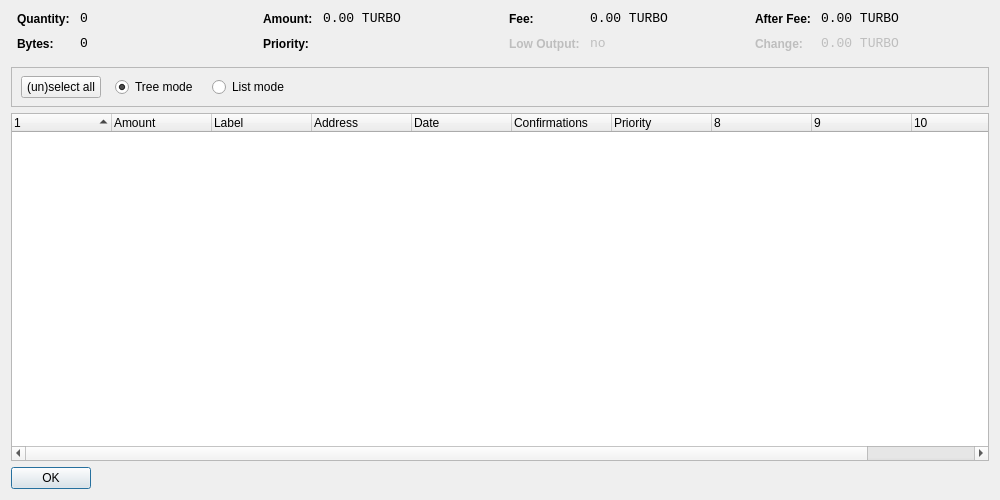
<?xml version="1.0" encoding="UTF-8"?>
<ui version="4.0">
 <class>CoinControlDialog</class>
 <widget class="QDialog" name="CoinControlDialog">
  <property name="geometry">
   <rect>
    <x>0</x>
    <y>0</y>
    <width>1000</width>
    <height>500</height>
   </rect>
  </property>
  <property name="windowTitle">
   <string>Coin Control</string>
  </property>
  <layout class="QVBoxLayout" name="verticalLayout">
   <item>
    <layout class="QHBoxLayout" name="horizontalLayoutTop" stretch="0,0,0,0">
     <property name="topMargin">
      <number>0</number>
     </property>
     <property name="bottomMargin">
      <number>10</number>
     </property>
     <item>
      <layout class="QFormLayout" name="formLayoutCoinControl1">
       <property name="horizontalSpacing">
        <number>10</number>
       </property>
       <property name="verticalSpacing">
        <number>10</number>
       </property>
       <property name="leftMargin">
        <number>6</number>
       </property>
       <property name="rightMargin">
        <number>6</number>
       </property>
       <item row="0" column="0">
        <widget class="QLabel" name="labelCoinControlQuantityText">
         <property name="styleSheet">
          <string notr="true">font-weight:bold;</string>
         </property>
         <property name="text">
          <string>Quantity:</string>
         </property>
        </widget>
       </item>
       <item row="0" column="1">
        <widget class="QLabel" name="labelCoinControlQuantity">
         <property name="font">
          <font>
           <family>Monospace</family>
           <pointsize>10</pointsize>
          </font>
         </property>
         <property name="cursor">
          <cursorShape>IBeamCursor</cursorShape>
         </property>
         <property name="contextMenuPolicy">
          <enum>Qt::ActionsContextMenu</enum>
         </property>
         <property name="text">
          <string notr="true">0</string>
         </property>
         <property name="textInteractionFlags">
          <set>Qt::LinksAccessibleByMouse|Qt::TextSelectableByKeyboard|Qt::TextSelectableByMouse</set>
         </property>
        </widget>
       </item>
       <item row="1" column="0">
        <widget class="QLabel" name="labelCoinControlBytesText">
         <property name="styleSheet">
          <string notr="true">font-weight:bold;</string>
         </property>
         <property name="text">
          <string>Bytes:</string>
         </property>
        </widget>
       </item>
       <item row="1" column="1">
        <widget class="QLabel" name="labelCoinControlBytes">
         <property name="font">
          <font>
           <family>Monospace</family>
           <pointsize>10</pointsize>
          </font>
         </property>
         <property name="cursor">
          <cursorShape>IBeamCursor</cursorShape>
         </property>
         <property name="contextMenuPolicy">
          <enum>Qt::ActionsContextMenu</enum>
         </property>
         <property name="text">
          <string notr="true">0</string>
         </property>
         <property name="textInteractionFlags">
          <set>Qt::LinksAccessibleByMouse|Qt::TextSelectableByKeyboard|Qt::TextSelectableByMouse</set>
         </property>
        </widget>
       </item>
      </layout>
     </item>
     <item>
      <layout class="QFormLayout" name="formLayoutCoinControl2">
       <property name="horizontalSpacing">
        <number>10</number>
       </property>
       <property name="verticalSpacing">
        <number>10</number>
       </property>
       <property name="leftMargin">
        <number>6</number>
       </property>
       <property name="rightMargin">
        <number>6</number>
       </property>
       <item row="0" column="0">
        <widget class="QLabel" name="labelCoinControlAmountText">
         <property name="styleSheet">
          <string notr="true">font-weight:bold;</string>
         </property>
         <property name="text">
          <string>Amount:</string>
         </property>
        </widget>
       </item>
       <item row="0" column="1">
        <widget class="QLabel" name="labelCoinControlAmount">
         <property name="font">
          <font>
           <family>Monospace</family>
           <pointsize>10</pointsize>
          </font>
         </property>
         <property name="cursor">
          <cursorShape>IBeamCursor</cursorShape>
         </property>
         <property name="contextMenuPolicy">
          <enum>Qt::ActionsContextMenu</enum>
         </property>
         <property name="text">
          <string notr="true">0.00 TURBO</string>
         </property>
         <property name="textInteractionFlags">
          <set>Qt::LinksAccessibleByMouse|Qt::TextSelectableByKeyboard|Qt::TextSelectableByMouse</set>
         </property>
        </widget>
       </item>
       <item row="1" column="0">
        <widget class="QLabel" name="labelCoinControlPriorityText">
         <property name="styleSheet">
          <string notr="true">font-weight:bold;</string>
         </property>
         <property name="text">
          <string>Priority:</string>
         </property>
        </widget>
       </item>
       <item row="1" column="1">
        <widget class="QLabel" name="labelCoinControlPriority">
         <property name="font">
          <font>
           <family>Monospace</family>
           <pointsize>10</pointsize>
          </font>
         </property>
         <property name="cursor">
          <cursorShape>IBeamCursor</cursorShape>
         </property>
         <property name="contextMenuPolicy">
          <enum>Qt::ActionsContextMenu</enum>
         </property>
         <property name="text">
          <string/>
         </property>
         <property name="textInteractionFlags">
          <set>Qt::LinksAccessibleByMouse|Qt::TextSelectableByKeyboard|Qt::TextSelectableByMouse</set>
         </property>
        </widget>
       </item>
      </layout>
     </item>
     <item>
      <layout class="QFormLayout" name="formLayoutCoinControl3">
       <property name="horizontalSpacing">
        <number>10</number>
       </property>
       <property name="verticalSpacing">
        <number>10</number>
       </property>
       <property name="leftMargin">
        <number>6</number>
       </property>
       <property name="rightMargin">
        <number>6</number>
       </property>
       <item row="0" column="0">
        <widget class="QLabel" name="labelCoinControlFeeText">
         <property name="styleSheet">
          <string notr="true">font-weight:bold;</string>
         </property>
         <property name="text">
          <string>Fee:</string>
         </property>
        </widget>
       </item>
       <item row="0" column="1">
        <widget class="QLabel" name="labelCoinControlFee">
         <property name="font">
          <font>
           <family>Monospace</family>
           <pointsize>10</pointsize>
          </font>
         </property>
         <property name="cursor">
          <cursorShape>IBeamCursor</cursorShape>
         </property>
         <property name="contextMenuPolicy">
          <enum>Qt::ActionsContextMenu</enum>
         </property>
         <property name="text">
          <string notr="true">0.00 TURBO</string>
         </property>
         <property name="textInteractionFlags">
          <set>Qt::LinksAccessibleByMouse|Qt::TextSelectableByKeyboard|Qt::TextSelectableByMouse</set>
         </property>
        </widget>
       </item>
       <item row="1" column="0">
        <widget class="QLabel" name="labelCoinControlLowOutputText">
         <property name="enabled">
          <bool>false</bool>
         </property>
         <property name="styleSheet">
          <string notr="true">font-weight:bold;</string>
         </property>
         <property name="text">
          <string>Low Output:</string>
         </property>
        </widget>
       </item>
       <item row="1" column="1">
        <widget class="QLabel" name="labelCoinControlLowOutput">
         <property name="enabled">
          <bool>false</bool>
         </property>
         <property name="font">
          <font>
           <family>Monospace</family>
           <pointsize>10</pointsize>
          </font>
         </property>
         <property name="cursor">
          <cursorShape>IBeamCursor</cursorShape>
         </property>
         <property name="contextMenuPolicy">
          <enum>Qt::ActionsContextMenu</enum>
         </property>
         <property name="text">
          <string notr="true">no</string>
         </property>
         <property name="textInteractionFlags">
          <set>Qt::LinksAccessibleByMouse|Qt::TextSelectableByKeyboard|Qt::TextSelectableByMouse</set>
         </property>
        </widget>
       </item>
      </layout>
     </item>
     <item>
      <layout class="QFormLayout" name="formLayoutCoinControl4">
       <property name="horizontalSpacing">
        <number>10</number>
       </property>
       <property name="verticalSpacing">
        <number>10</number>
       </property>
       <property name="leftMargin">
        <number>6</number>
       </property>
       <property name="rightMargin">
        <number>6</number>
       </property>
       <item row="0" column="0">
        <widget class="QLabel" name="labelCoinControlAfterFeeText">
         <property name="styleSheet">
          <string notr="true">font-weight:bold;</string>
         </property>
         <property name="text">
          <string>After Fee:</string>
         </property>
        </widget>
       </item>
       <item row="0" column="1">
        <widget class="QLabel" name="labelCoinControlAfterFee">
         <property name="font">
          <font>
           <family>Monospace</family>
           <pointsize>10</pointsize>
          </font>
         </property>
         <property name="cursor">
          <cursorShape>IBeamCursor</cursorShape>
         </property>
         <property name="contextMenuPolicy">
          <enum>Qt::ActionsContextMenu</enum>
         </property>
         <property name="text">
          <string notr="true">0.00 TURBO</string>
         </property>
         <property name="textInteractionFlags">
          <set>Qt::LinksAccessibleByMouse|Qt::TextSelectableByKeyboard|Qt::TextSelectableByMouse</set>
         </property>
        </widget>
       </item>
       <item row="1" column="0">
        <widget class="QLabel" name="labelCoinControlChangeText">
         <property name="enabled">
          <bool>false</bool>
         </property>
         <property name="styleSheet">
          <string notr="true">font-weight:bold;</string>
         </property>
         <property name="text">
          <string>Change:</string>
         </property>
        </widget>
       </item>
       <item row="1" column="1">
        <widget class="QLabel" name="labelCoinControlChange">
         <property name="enabled">
          <bool>false</bool>
         </property>
         <property name="font">
          <font>
           <family>Monospace</family>
           <pointsize>10</pointsize>
          </font>
         </property>
         <property name="cursor">
          <cursorShape>IBeamCursor</cursorShape>
         </property>
         <property name="contextMenuPolicy">
          <enum>Qt::ActionsContextMenu</enum>
         </property>
         <property name="text">
          <string notr="true">0.00 TURBO</string>
         </property>
         <property name="textInteractionFlags">
          <set>Qt::LinksAccessibleByMouse|Qt::TextSelectableByKeyboard|Qt::TextSelectableByMouse</set>
         </property>
        </widget>
       </item>
      </layout>
     </item>
    </layout>
   </item>
   <item>
    <widget class="QFrame" name="frame">
     <property name="minimumSize">
      <size>
       <width>0</width>
       <height>40</height>
      </size>
     </property>
     <property name="frameShape">
      <enum>QFrame::StyledPanel</enum>
     </property>
     <property name="frameShadow">
      <enum>QFrame::Sunken</enum>
     </property>
     <widget class="QWidget" name="horizontalLayoutWidget">
      <property name="geometry">
       <rect>
        <x>10</x>
        <y>0</y>
        <width>781</width>
        <height>41</height>
       </rect>
      </property>
      <layout class="QHBoxLayout" name="horizontalLayoutPanel" stretch="0,0,0,0,0">
       <property name="spacing">
        <number>14</number>
       </property>
       <item>
        <widget class="QPushButton" name="pushButtonSelectAll">
         <property name="sizePolicy">
          <sizepolicy hsizetype="Maximum" vsizetype="Fixed">
           <horstretch>0</horstretch>
           <verstretch>0</verstretch>
          </sizepolicy>
         </property>
         <property name="text">
          <string>(un)select all</string>
         </property>
        </widget>
       </item>
       <item>
        <widget class="QRadioButton" name="radioTreeMode">
         <property name="sizePolicy">
          <sizepolicy hsizetype="Maximum" vsizetype="Fixed">
           <horstretch>0</horstretch>
           <verstretch>0</verstretch>
          </sizepolicy>
         </property>
         <property name="text">
          <string>Tree mode</string>
         </property>
         <property name="checked">
          <bool>true</bool>
         </property>
        </widget>
       </item>
       <item>
        <widget class="QRadioButton" name="radioListMode">
         <property name="sizePolicy">
          <sizepolicy hsizetype="Maximum" vsizetype="Fixed">
           <horstretch>0</horstretch>
           <verstretch>0</verstretch>
          </sizepolicy>
         </property>
         <property name="text">
          <string>List mode</string>
         </property>
        </widget>
       </item>
       <item>
        <spacer name="horizontalSpacer">
         <property name="orientation">
          <enum>Qt::Horizontal</enum>
         </property>
         <property name="sizeHint" stdset="0">
          <size>
           <width>40</width>
           <height>20</height>
          </size>
         </property>
        </spacer>
       </item>
      </layout>
     </widget>
    </widget>
   </item>
   <item>
    <widget class="CoinControlTreeWidget" name="treeWidget">
     <property name="contextMenuPolicy">
      <enum>Qt::CustomContextMenu</enum>
     </property>
     <property name="sortingEnabled">
      <bool>false</bool>
     </property>
     <property name="columnCount">
      <number>11</number>
     </property>
     <attribute name="headerShowSortIndicator" stdset="0">
      <bool>true</bool>
     </attribute>
     <attribute name="headerStretchLastSection">
      <bool>false</bool>
     </attribute>
     <column>
      <property name="text">
       <string/>
      </property>
     </column>
     <column>
      <property name="text">
       <string>Amount</string>
      </property>
     </column>
     <column>
      <property name="text">
       <string>Label</string>
      </property>
     </column>
     <column>
      <property name="text">
       <string>Address</string>
      </property>
     </column>
     <column>
      <property name="text">
       <string>Date</string>
      </property>
     </column>
     <column>
      <property name="text">
       <string>Confirmations</string>
      </property>
      <property name="toolTip">
       <string>Confirmed</string>
      </property>
     </column>
     <column>
      <property name="text">
       <string>Priority</string>
      </property>
     </column>
     <column>
      <property name="text">
       <string/>
      </property>
     </column>
     <column>
      <property name="text">
       <string/>
      </property>
     </column>
     <column>
      <property name="text">
       <string/>
      </property>
     </column>
     <column>
      <property name="text">
       <string/>
      </property>
     </column>
    </widget>
   </item>
   <item>
    <widget class="QDialogButtonBox" name="buttonBox">
     <property name="sizePolicy">
      <sizepolicy hsizetype="Maximum" vsizetype="Fixed">
       <horstretch>0</horstretch>
       <verstretch>0</verstretch>
      </sizepolicy>
     </property>
     <property name="orientation">
      <enum>Qt::Horizontal</enum>
     </property>
     <property name="standardButtons">
      <set>QDialogButtonBox::Ok</set>
     </property>
    </widget>
   </item>
  </layout>
 </widget>
 <customwidgets>
  <customwidget>
   <class>CoinControlTreeWidget</class>
   <extends>QTreeWidget</extends>
   <header>coincontroltreewidget.h</header>
  </customwidget>
 </customwidgets>
 <resources/>
 <connections/>
</ui>
